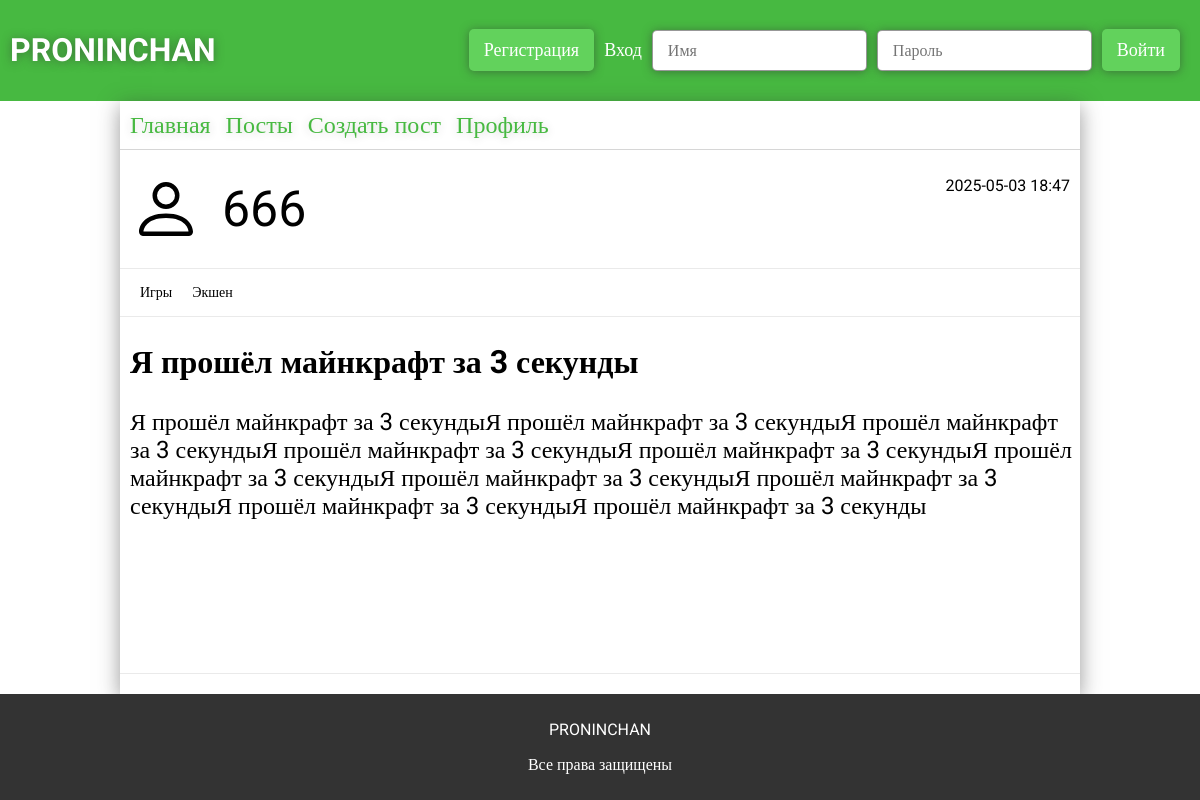
Screenshot of /post/3 with the database file from the repository.
### app.py (models this page shows)
class Users(db.Model):
    __tablename__ = 'users'
    id = db.Column(db.Integer, primary_key=True)
    username = db.Column(db.String(32), unique=True, nullable=False)
    photo = db.Column(db.BLOB)
    email = db.Column(db.String(64), unique=True, nullable=False)
    password = db.Column(db.String(30), nullable=False)
    access = db.Column(db.String(64), nullable=False, default='user')

class ForumPosts(db.Model):
    __tablename__ = 'forum_posts'
    id = db.Column(db.Integer, primary_key=True)
    user_id = db.Column(db.Integer, db.ForeignKey('users.id'), nullable=False)
    theme = db.Column(db.String(124), nullable=False)
    text = db.Column(db.Text, nullable=False)
    section_id = db.Column(db.Integer, db.ForeignKey('forum_sections.id'), nullable=False)
    category_id = db.Column(db.Integer, db.ForeignKey('forum_categories.id'), nullable=False)
    created_at = db.Column(db.DateTime, default=datetime.now)
    user = db.relationship("Users", backref="posts")
    sections = db.relationship("ForumSections")
    categories = db.relationship("ForumCategory")

class ForumSections(db.Model):
    __tablename__ = 'forum_sections'
    id = db.Column(db.Integer, primary_key=True)
    section = db.Column(db.String(32), unique=True, nullable=False)
    category = db.relationship('ForumCategory', backref='section', lazy=True)
    posts = db.relationship('ForumPosts', backref='section', lazy=True)

class ForumCategory(db.Model):
    __tablename__ = 'forum_categories'
    id = db.Column(db.Integer, primary_key=True)
    category = db.Column(db.String(32), unique=True, nullable=False)
    section_id = db.Column(db.Integer, db.ForeignKey('forum_sections.id'), nullable=False)
    posts = db.relationship('ForumPosts', backref='category', lazy=True)

### app.py (the view)
@app.route('/post/<int:post>', methods=['GET','POST'])
def post(post):
    comments = ForumComments.query.filter_by(post_id=post).all()
    sections = ForumSections.query.all()
    category = ForumCategory.query.all()
    posts = ForumPosts.query.all()
    post = ForumPosts.query.get_or_404(post)
    return render_template('post.html', post=post, posts=posts, category=category, sections=sections, comments=comments)

### templates/post.html (shortened to what this page needs)
{% extends 'main.html' %}
{% block main %}
<link rel="stylesheet" href="{{url_for('static', filename='css/post.css')}}">
    <div class="post-created">
        <div>
            <img src="../static/img/person.svg" alt="" class="profile-img" />
            <p>{{post.user.username}}</p>
        </div>
        <p>{{post.created_at.strftime('%Y-%m-%d %H:%M')}}</p>
    </div>
    <div class="post-main">
        <div>
            <p>{{post.sections.section}}</p>
            <p>{{post.categories.category}}</p>
        </div>
        <h2>{{post.theme}}</h2>
        <p>{{post.text}}</p>
    </div>
    <div class="post-comments">
</div>
{% endblock %}

### static/css/base.css (style rules this page uses)
* { font-family: "Roboto"; }
body { margin: 0; padding: 0; display: flex; flex-direction: column; min-height: 100vh; }

### static/css/post.css (style rules this page uses)
.post-created { display: flex; justify-content: space-between; padding: 10px; border-bottom: 1px solid rgba(51, 51, 51, 0.1); }
.post-created div { display: flex; align-items: center; }
.post-created div img { width: 72px; }
.post-created div p { font-size: 50px; margin: 20px; }
.post-main { flex: 1; }
.post-main div { display: flex; border-bottom: 1px solid rgba(51, 51, 51, 0.1); padding: 10px; }
.post-main div p { font-size: 14px; margin: 5px 10px; }
.post-main h2 { margin-left: 10px; font-size: 32px; }
.post-main p { margin-left: 10px; font-size: 24px; }
.post-comments { border-top: 1px solid rgba(51, 51, 51, 0.1); padding: 10px; display: flex; }

### rows the page displays
Users: user.username "666"
ForumPosts: created_at "2025-05-03 18:47", theme "Я прошёл майнкрафт за 3 секунды", text "Я прошёл майнкрафт за 3 секундыЯ прошёл майнкрафт за 3 секундыЯ прошёл майнкрафт за 3 секундыЯ прошёл майнкрафт за 3 секундыЯ прошёл майнкрафт за 3 секундыЯ прошёл майнкрафт за 3 секундыЯ прошёл майнкрафт за 3 секундыЯ прошёл майнкрафт за 3 секундыЯ прошёл майнкрафт за 3 секундыЯ прошёл майнкрафт за 3 секунды"
ForumSections: sections.section "Игры"
ForumCategory: categories.category "Экшен"
